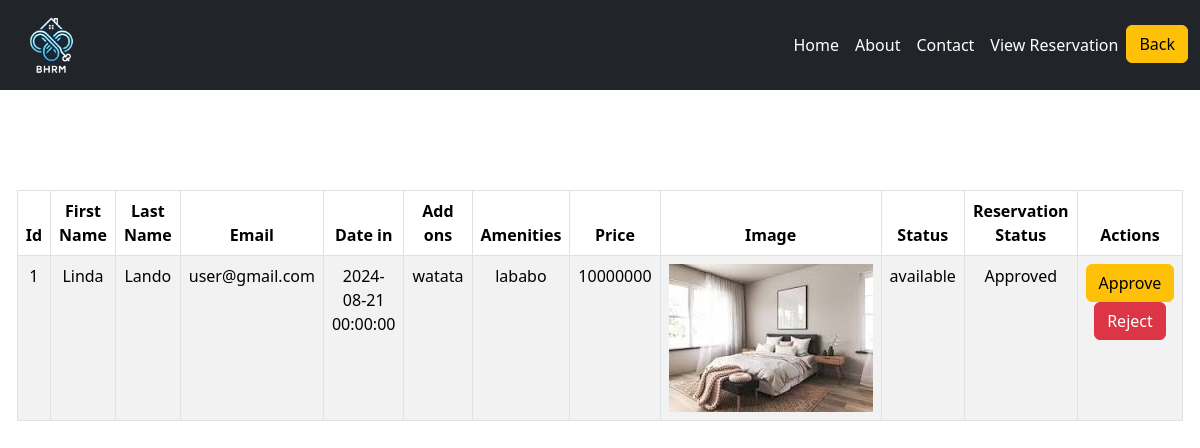
The app's page /reservation.php (signed in), older data.
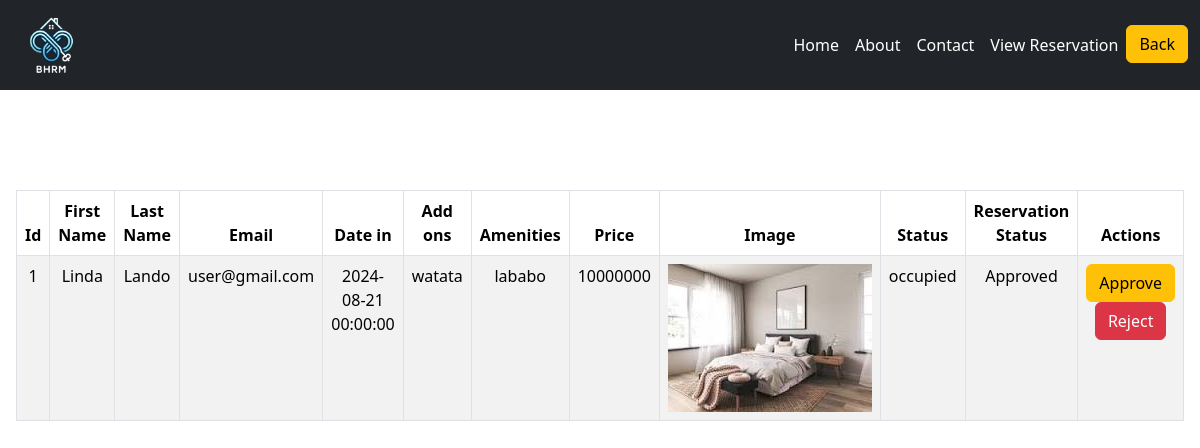
The same page, newer data.
### tables this page shows
CREATE TABLE `reservation` (
  `id` int(255) NOT NULL,
  `fname` varchar(255) NOT NULL,
  `lname` varchar(255) NOT NULL,
  `email` varchar(255) NOT NULL,
  `date_in` datetime NOT NULL DEFAULT current_timestamp(),
  `addons` varchar(255) NOT NULL,
  `room-no` int(255) NOT NULL,
  `amenities` varchar(255) NOT NULL,
  `price` int(255) NOT NULL,
  `image` varchar(255) NOT NULL,
  `status` varchar(255) NOT NULL,
  `res_stat` varchar(255) NOT NULL,
  `hname` varchar(255) NOT NULL
);

### reservation.php (the view, shortened to what this page needs)
<?php require 'php/connection.php';
?>
<!DOCTYPE html>
<html lang="en">
<head>
    <link rel="stylesheet" href="https://cdn.jsdelivr.net/npm/bootstrap@5.3.2/dist/css/bootstrap.min.css">
</head>
<body>
<nav class="navbar navbar-expand-lg navbar-dark bg-dark py-0">
    <div class="container-fluid">
        <a class="navbar-brand" href="#">
            <img src="images/logo.png" width="80" height="80" alt="">
        </a>
        <div class="collapse navbar-collapse" id="navbarNav">
            <ul class="navbar-nav ms-auto">
                <li class="nav-item">
                    <a class="nav-link" href="index.php">Home</a>
                </li>
                <li class="nav-item">
                    <a class="nav-link" href="about.php">About</a>
                </li>
                <li class="nav-item">
                    <a class="nav-link" href="contact.php">Contact</a>
                </li>
                <?php
                    if (!empty($_SESSION["uname"]) && !empty($_SESSION["role"]) && $_SESSION['role'] == 'landlord'){
                        echo '<li class="nav-item"><a class="nav-link" href="reservation.php">View Reservation</a></li>';
                    }
                ?>
                <li class="nav-item">
                    <a class="btn btn-warning" href="boardinghouse.php?hname=<?php echo $_SESSION['hname'];?>">Back</a>
                </li>
            </ul>
        </div>
    </div>
</nav>
    <section>
        <div class="content">
            <table class="table table-bordered table-striped text-center">
                <thead>
                    <tr>
                        <th>Id</th>
                        <th>First Name</th>
                        <th>Last Name</th>
                        <th>Email</th>
                        <th>Date in</th>
                        <th>Add ons</th>
                        <th>Amenities</th>
                        <th>Price</th>
                        <th>Image</th>
                        <th>Status</th>
                        <th>Reservation Status</th>
                        <?php
                            if (!empty($_SESSION["uname"]) && !empty($_SESSION["role"]) && $_SESSION['role'] == 'landlord'){
                                echo '<th>Actions</th>';
                            }else{
                                echo '';
                            }
                        ?>
                    </tr>
                </thead>
                <tbody>
                    <?php
                    if (!empty($_SESSION) && $_SESSION['role'] == 'landlord') {
                        $hname = $_SESSION['hname'];
                        $query = "select * from reservation where hname = '$hname'";
                        $result = mysqli_query($conn, $query);
                        while ($fetch = mysqli_fetch_assoc($result)) {
                            $id = $fetch['id'];
                    ?>
                            <tr>
                                <td><?php echo $fetch['id'] ?></td>
                                <td><?php echo $fetch['fname'] ?></td>
                                <td><?php echo $fetch['lname'] ?></td>
                                <td><?php echo $fetch['email'] ?></td>
                                <td><?php echo $fetch['date_in'] ?></td>
                                <td><?php echo $fetch['addons'] ?></td>
                                <td><?php echo $fetch['amenities'] ?></td>
                                <td><?php echo $fetch['price'] ?></td>
                                <td><img src="<?php echo $fetch['image'] ?>"></td>
                                <td><?php echo $fetch['status'] ?></td>
                                <td><?php echo $fetch['res_stat'] ?></td>
                                <?php
                                    if (!empty($_SESSION["uname"]) && !empty($_SESSION["role"]) && $_SESSION['role'] == 'landlord'){
                                ?>
                                <td>
                                    <a href="php/function.php?approve=<?php echo $id;?>"><button class="btn btn-warning">Approve</button></a>
                                    <a href="php/function.php?reject=<?php echo $id;?>"><button class="btn btn-danger">Reject</button></a>
                                </td>
                                <?php } ?>
                            </tr>
                    <?php
                        }
                    }
                    ?>
                </tbody>
            </table>
        </div>
    </section>
</body>
</html>

Row changes from the older to the newer data that the page shows:
changed reservation "Linda": status "available" → "occupied"
